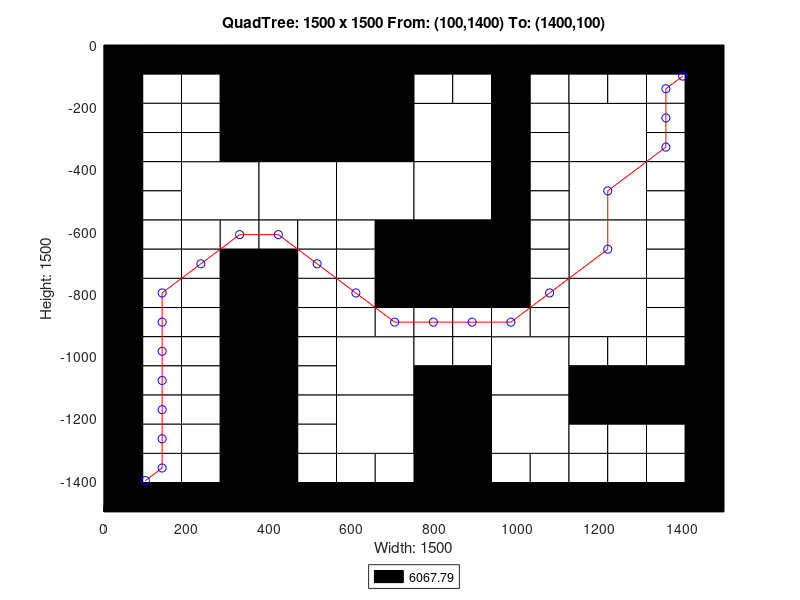

Reproduce this figure in MATLAB.
axis([0 1500 -1500 0]);
title('QuadTree: 1500 x 1500 From: (100,1400) To: (1400,100)');
xlabel('Width: 1500');
ylabel('Height: 1500');
rectangle('Position',[375 -375 375 375], 'FaceColor',[0 0 0]);
rectangle('Position',[187.5 -562.5 187.5 187.5], 'FaceColor',[1 1 1]);
rectangle('Position',[375 -562.5 187.5 187.5], 'FaceColor',[1 1 1]);
rectangle('Position',[562.5 -562.5 187.5 187.5], 'FaceColor',[1 1 1]);
rectangle('Position',[750 -375 187.5 187.5], 'FaceColor',[1 1 1]);
rectangle('Position',[1125 -375 187.5 187.5], 'FaceColor',[1 1 1]);
rectangle('Position',[750 -562.5 187.5 187.5], 'FaceColor',[1 1 1]);
rectangle('Position',[750 -750 187.5 187.5], 'FaceColor',[0 0 0]);
rectangle('Position',[1125 -562.5 187.5 187.5], 'FaceColor',[1 1 1]);
rectangle('Position',[1125 -750 187.5 187.5], 'FaceColor',[1 1 1]);
rectangle('Position',[562.5 -1125 187.5 187.5], 'FaceColor',[1 1 1]);
rectangle('Position',[562.5 -1312.5 187.5 187.5], 'FaceColor',[1 1 1]);
rectangle('Position',[937.5 -1125 187.5 187.5], 'FaceColor',[1 1 1]);
rectangle('Position',[1125 -937.5 187.5 187.5], 'FaceColor',[1 1 1]);
rectangle('Position',[750 -1312.5 187.5 187.5], 'FaceColor',[0 0 0]);
rectangle('Position',[937.5 -1312.5 187.5 187.5], 'FaceColor',[1 1 1]);
rectangle('Position',[750 -1500 187.5 187.5], 'FaceColor',[0 0 0]);
rectangle('Position',[0 -93.75 93.75 93.75], 'FaceColor',[0 0 0]);
rectangle('Position',[93.75 -93.75 93.75 93.75], 'FaceColor',[0 0 0]);
rectangle('Position',[0 -187.5 93.75 93.75], 'FaceColor',[0 0 0]);
rectangle('Position',[93.75 -187.5 93.75 93.75], 'FaceColor',[1 1 1]);
rectangle('Position',[187.5 -93.75 93.75 93.75], 'FaceColor',[0 0 0]);
rectangle('Position',[281.25 -93.75 93.75 93.75], 'FaceColor',[0 0 0]);
rectangle('Position',[187.5 -187.5 93.75 93.75], 'FaceColor',[1 1 1]);
rectangle('Position',[281.25 -187.5 93.75 93.75], 'FaceColor',[0 0 0]);
rectangle('Position',[0 -281.25 93.75 93.75], 'FaceColor',[0 0 0]);
rectangle('Position',[93.75 -281.25 93.75 93.75], 'FaceColor',[1 1 1]);
rectangle('Position',[0 -375 93.75 93.75], 'FaceColor',[0 0 0]);
rectangle('Position',[93.75 -375 93.75 93.75], 'FaceColor',[1 1 1]);
rectangle('Position',[187.5 -281.25 93.75 93.75], 'FaceColor',[1 1 1]);
rectangle('Position',[281.25 -281.25 93.75 93.75], 'FaceColor',[0 0 0]);
rectangle('Position',[187.5 -375 93.75 93.75], 'FaceColor',[1 1 1]);
rectangle('Position',[281.25 -375 93.75 93.75], 'FaceColor',[0 0 0]);
rectangle('Position',[0 -468.75 93.75 93.75], 'FaceColor',[0 0 0]);
rectangle('Position',[93.75 -468.75 93.75 93.75], 'FaceColor',[1 1 1]);
rectangle('Position',[0 -562.5 93.75 93.75], 'FaceColor',[0 0 0]);
rectangle('Position',[93.75 -562.5 93.75 93.75], 'FaceColor',[1 1 1]);
rectangle('Position',[0 -656.25 93.75 93.75], 'FaceColor',[0 0 0]);
rectangle('Position',[93.75 -656.25 93.75 93.75], 'FaceColor',[1 1 1]);
rectangle('Position',[0 -750 93.75 93.75], 'FaceColor',[0 0 0]);
rectangle('Position',[93.75 -750 93.75 93.75], 'FaceColor',[1 1 1]);
rectangle('Position',[187.5 -656.25 93.75 93.75], 'FaceColor',[1 1 1]);
rectangle('Position',[281.25 -656.25 93.75 93.75], 'FaceColor',[1 1 1]);
rectangle('Position',[187.5 -750 93.75 93.75], 'FaceColor',[1 1 1]);
rectangle('Position',[281.25 -750 93.75 93.75], 'FaceColor',[0 0 0]);
rectangle('Position',[375 -656.25 93.75 93.75], 'FaceColor',[1 1 1]);
rectangle('Position',[468.75 -656.25 93.75 93.75], 'FaceColor',[1 1 1]);
rectangle('Position',[375 -750 93.75 93.75], 'FaceColor',[0 0 0]);
rectangle('Position',[468.75 -750 93.75 93.75], 'FaceColor',[1 1 1]);
rectangle('Position',[562.5 -656.25 93.75 93.75], 'FaceColor',[1 1 1]);
rectangle('Position',[656.25 -656.25 93.75 93.75], 'FaceColor',[0 0 0]);
rectangle('Position',[562.5 -750 93.75 93.75], 'FaceColor',[1 1 1]);
rectangle('Position',[656.25 -750 93.75 93.75], 'FaceColor',[0 0 0]);
rectangle('Position',[750 -93.75 93.75 93.75], 'FaceColor',[0 0 0]);
rectangle('Position',[843.75 -93.75 93.75 93.75], 'FaceColor',[0 0 0]);
rectangle('Position',[750 -187.5 93.75 93.75], 'FaceColor',[1 1 1]);
rectangle('Position',[843.75 -187.5 93.75 93.75], 'FaceColor',[1 1 1]);
rectangle('Position',[937.5 -93.75 93.75 93.75], 'FaceColor',[0 0 0]);
rectangle('Position',[1031.25 -93.75 93.75 93.75], 'FaceColor',[0 0 0]);
rectangle('Position',[937.5 -187.5 93.75 93.75], 'FaceColor',[0 0 0]);
rectangle('Position',[1031.25 -187.5 93.75 93.75], 'FaceColor',[1 1 1]);
rectangle('Position',[937.5 -281.25 93.75 93.75], 'FaceColor',[0 0 0]);
rectangle('Position',[1031.25 -281.25 93.75 93.75], 'FaceColor',[1 1 1]);
rectangle('Position',[937.5 -375 93.75 93.75], 'FaceColor',[0 0 0]);
rectangle('Position',[1031.25 -375 93.75 93.75], 'FaceColor',[1 1 1]);
rectangle('Position',[1125 -93.75 93.75 93.75], 'FaceColor',[0 0 0]);
rectangle('Position',[1218.75 -93.75 93.75 93.75], 'FaceColor',[0 0 0]);
rectangle('Position',[1125 -187.5 93.75 93.75], 'FaceColor',[1 1 1]);
rectangle('Position',[1218.75 -187.5 93.75 93.75], 'FaceColor',[1 1 1]);
rectangle('Position',[1312.5 -93.75 93.75 93.75], 'FaceColor',[0 0 0]);
rectangle('Position',[1406.25 -93.75 93.75 93.75], 'FaceColor',[0 0 0]);
rectangle('Position',[1312.5 -187.5 93.75 93.75], 'FaceColor',[1 1 1]);
rectangle('Position',[1406.25 -187.5 93.75 93.75], 'FaceColor',[0 0 0]);
rectangle('Position',[1312.5 -281.25 93.75 93.75], 'FaceColor',[1 1 1]);
rectangle('Position',[1406.25 -281.25 93.75 93.75], 'FaceColor',[0 0 0]);
rectangle('Position',[1312.5 -375 93.75 93.75], 'FaceColor',[1 1 1]);
rectangle('Position',[1406.25 -375 93.75 93.75], 'FaceColor',[0 0 0]);
rectangle('Position',[937.5 -468.75 93.75 93.75], 'FaceColor',[0 0 0]);
rectangle('Position',[1031.25 -468.75 93.75 93.75], 'FaceColor',[1 1 1]);
rectangle('Position',[937.5 -562.5 93.75 93.75], 'FaceColor',[0 0 0]);
rectangle('Position',[1031.25 -562.5 93.75 93.75], 'FaceColor',[1 1 1]);
rectangle('Position',[937.5 -656.25 93.75 93.75], 'FaceColor',[0 0 0]);
rectangle('Position',[1031.25 -656.25 93.75 93.75], 'FaceColor',[1 1 1]);
rectangle('Position',[937.5 -750 93.75 93.75], 'FaceColor',[0 0 0]);
rectangle('Position',[1031.25 -750 93.75 93.75], 'FaceColor',[1 1 1]);
rectangle('Position',[1312.5 -468.75 93.75 93.75], 'FaceColor',[1 1 1]);
rectangle('Position',[1406.25 -468.75 93.75 93.75], 'FaceColor',[0 0 0]);
rectangle('Position',[1312.5 -562.5 93.75 93.75], 'FaceColor',[1 1 1]);
rectangle('Position',[1406.25 -562.5 93.75 93.75], 'FaceColor',[0 0 0]);
rectangle('Position',[1312.5 -656.25 93.75 93.75], 'FaceColor',[1 1 1]);
rectangle('Position',[1406.25 -656.25 93.75 93.75], 'FaceColor',[0 0 0]);
rectangle('Position',[1312.5 -750 93.75 93.75], 'FaceColor',[1 1 1]);
rectangle('Position',[1406.25 -750 93.75 93.75], 'FaceColor',[0 0 0]);
rectangle('Position',[0 -843.75 93.75 93.75], 'FaceColor',[0 0 0]);
rectangle('Position',[93.75 -843.75 93.75 93.75], 'FaceColor',[1 1 1]);
rectangle('Position',[0 -937.5 93.75 93.75], 'FaceColor',[0 0 0]);
rectangle('Position',[93.75 -937.5 93.75 93.75], 'FaceColor',[1 1 1]);
rectangle('Position',[187.5 -843.75 93.75 93.75], 'FaceColor',[1 1 1]);
rectangle('Position',[281.25 -843.75 93.75 93.75], 'FaceColor',[0 0 0]);
rectangle('Position',[187.5 -937.5 93.75 93.75], 'FaceColor',[1 1 1]);
rectangle('Position',[281.25 -937.5 93.75 93.75], 'FaceColor',[0 0 0]);
rectangle('Position',[0 -1031.25 93.75 93.75], 'FaceColor',[0 0 0]);
rectangle('Position',[93.75 -1031.25 93.75 93.75], 'FaceColor',[1 1 1]);
rectangle('Position',[0 -1125 93.75 93.75], 'FaceColor',[0 0 0]);
rectangle('Position',[93.75 -1125 93.75 93.75], 'FaceColor',[1 1 1]);
rectangle('Position',[187.5 -1031.25 93.75 93.75], 'FaceColor',[1 1 1]);
rectangle('Position',[281.25 -1031.25 93.75 93.75], 'FaceColor',[0 0 0]);
rectangle('Position',[187.5 -1125 93.75 93.75], 'FaceColor',[1 1 1]);
rectangle('Position',[281.25 -1125 93.75 93.75], 'FaceColor',[0 0 0]);
rectangle('Position',[375 -843.75 93.75 93.75], 'FaceColor',[0 0 0]);
rectangle('Position',[468.75 -843.75 93.75 93.75], 'FaceColor',[1 1 1]);
rectangle('Position',[375 -937.5 93.75 93.75], 'FaceColor',[0 0 0]);
rectangle('Position',[468.75 -937.5 93.75 93.75], 'FaceColor',[1 1 1]);
rectangle('Position',[562.5 -843.75 93.75 93.75], 'FaceColor',[1 1 1]);
rectangle('Position',[656.25 -843.75 93.75 93.75], 'FaceColor',[0 0 0]);
rectangle('Position',[562.5 -937.5 93.75 93.75], 'FaceColor',[1 1 1]);
rectangle('Position',[656.25 -937.5 93.75 93.75], 'FaceColor',[1 1 1]);
rectangle('Position',[375 -1031.25 93.75 93.75], 'FaceColor',[0 0 0]);
rectangle('Position',[468.75 -1031.25 93.75 93.75], 'FaceColor',[1 1 1]);
rectangle('Position',[375 -1125 93.75 93.75], 'FaceColor',[0 0 0]);
rectangle('Position',[468.75 -1125 93.75 93.75], 'FaceColor',[1 1 1]);
rectangle('Position',[0 -1218.75 93.75 93.75], 'FaceColor',[0 0 0]);
rectangle('Position',[93.75 -1218.75 93.75 93.75], 'FaceColor',[1 1 1]);
rectangle('Position',[0 -1312.5 93.75 93.75], 'FaceColor',[0 0 0]);
rectangle('Position',[93.75 -1312.5 93.75 93.75], 'FaceColor',[1 1 1]);
rectangle('Position',[187.5 -1218.75 93.75 93.75], 'FaceColor',[1 1 1]);
rectangle('Position',[281.25 -1218.75 93.75 93.75], 'FaceColor',[0 0 0]);
rectangle('Position',[187.5 -1312.5 93.75 93.75], 'FaceColor',[1 1 1]);
rectangle('Position',[281.25 -1312.5 93.75 93.75], 'FaceColor',[0 0 0]);
rectangle('Position',[0 -1406.25 93.75 93.75], 'FaceColor',[0 0 0]);
rectangle('Position',[93.75 -1406.25 93.75 93.75], 'FaceColor',[1 1 1]);
rectangle('Position',[0 -1500 93.75 93.75], 'FaceColor',[0 0 0]);
rectangle('Position',[93.75 -1500 93.75 93.75], 'FaceColor',[0 0 0]);
rectangle('Position',[187.5 -1406.25 93.75 93.75], 'FaceColor',[1 1 1]);
rectangle('Position',[281.25 -1406.25 93.75 93.75], 'FaceColor',[0 0 0]);
rectangle('Position',[187.5 -1500 93.75 93.75], 'FaceColor',[0 0 0]);
rectangle('Position',[281.25 -1500 93.75 93.75], 'FaceColor',[0 0 0]);
rectangle('Position',[375 -1218.75 93.75 93.75], 'FaceColor',[0 0 0]);
rectangle('Position',[468.75 -1218.75 93.75 93.75], 'FaceColor',[1 1 1]);
rectangle('Position',[375 -1312.5 93.75 93.75], 'FaceColor',[0 0 0]);
rectangle('Position',[468.75 -1312.5 93.75 93.75], 'FaceColor',[1 1 1]);
rectangle('Position',[375 -1406.25 93.75 93.75], 'FaceColor',[0 0 0]);
rectangle('Position',[468.75 -1406.25 93.75 93.75], 'FaceColor',[1 1 1]);
rectangle('Position',[375 -1500 93.75 93.75], 'FaceColor',[0 0 0]);
rectangle('Position',[468.75 -1500 93.75 93.75], 'FaceColor',[0 0 0]);
rectangle('Position',[562.5 -1406.25 93.75 93.75], 'FaceColor',[1 1 1]);
rectangle('Position',[656.25 -1406.25 93.75 93.75], 'FaceColor',[1 1 1]);
rectangle('Position',[562.5 -1500 93.75 93.75], 'FaceColor',[0 0 0]);
rectangle('Position',[656.25 -1500 93.75 93.75], 'FaceColor',[0 0 0]);
rectangle('Position',[750 -843.75 93.75 93.75], 'FaceColor',[0 0 0]);
rectangle('Position',[843.75 -843.75 93.75 93.75], 'FaceColor',[0 0 0]);
rectangle('Position',[750 -937.5 93.75 93.75], 'FaceColor',[1 1 1]);
rectangle('Position',[843.75 -937.5 93.75 93.75], 'FaceColor',[1 1 1]);
rectangle('Position',[937.5 -843.75 93.75 93.75], 'FaceColor',[0 0 0]);
rectangle('Position',[1031.25 -843.75 93.75 93.75], 'FaceColor',[1 1 1]);
rectangle('Position',[937.5 -937.5 93.75 93.75], 'FaceColor',[1 1 1]);
rectangle('Position',[1031.25 -937.5 93.75 93.75], 'FaceColor',[1 1 1]);
rectangle('Position',[750 -1031.25 93.75 93.75], 'FaceColor',[1 1 1]);
rectangle('Position',[843.75 -1031.25 93.75 93.75], 'FaceColor',[1 1 1]);
rectangle('Position',[750 -1125 93.75 93.75], 'FaceColor',[0 0 0]);
rectangle('Position',[843.75 -1125 93.75 93.75], 'FaceColor',[0 0 0]);
rectangle('Position',[1312.5 -843.75 93.75 93.75], 'FaceColor',[1 1 1]);
rectangle('Position',[1406.25 -843.75 93.75 93.75], 'FaceColor',[0 0 0]);
rectangle('Position',[1312.5 -937.5 93.75 93.75], 'FaceColor',[1 1 1]);
rectangle('Position',[1406.25 -937.5 93.75 93.75], 'FaceColor',[0 0 0]);
rectangle('Position',[1125 -1031.25 93.75 93.75], 'FaceColor',[1 1 1]);
rectangle('Position',[1218.75 -1031.25 93.75 93.75], 'FaceColor',[1 1 1]);
rectangle('Position',[1125 -1125 93.75 93.75], 'FaceColor',[0 0 0]);
rectangle('Position',[1218.75 -1125 93.75 93.75], 'FaceColor',[0 0 0]);
rectangle('Position',[1312.5 -1031.25 93.75 93.75], 'FaceColor',[1 1 1]);
rectangle('Position',[1406.25 -1031.25 93.75 93.75], 'FaceColor',[0 0 0]);
rectangle('Position',[1312.5 -1125 93.75 93.75], 'FaceColor',[0 0 0]);
rectangle('Position',[1406.25 -1125 93.75 93.75], 'FaceColor',[0 0 0]);
rectangle('Position',[937.5 -1406.25 93.75 93.75], 'FaceColor',[1 1 1]);
rectangle('Position',[1031.25 -1406.25 93.75 93.75], 'FaceColor',[1 1 1]);
rectangle('Position',[937.5 -1500 93.75 93.75], 'FaceColor',[0 0 0]);
rectangle('Position',[1031.25 -1500 93.75 93.75], 'FaceColor',[0 0 0]);
rectangle('Position',[1125 -1218.75 93.75 93.75], 'FaceColor',[0 0 0]);
rectangle('Position',[1218.75 -1218.75 93.75 93.75], 'FaceColor',[0 0 0]);
rectangle('Position',[1125 -1312.5 93.75 93.75], 'FaceColor',[1 1 1]);
rectangle('Position',[1218.75 -1312.5 93.75 93.75], 'FaceColor',[1 1 1]);
rectangle('Position',[1312.5 -1218.75 93.75 93.75], 'FaceColor',[0 0 0]);
rectangle('Position',[1406.25 -1218.75 93.75 93.75], 'FaceColor',[0 0 0]);
rectangle('Position',[1312.5 -1312.5 93.75 93.75], 'FaceColor',[1 1 1]);
rectangle('Position',[1406.25 -1312.5 93.75 93.75], 'FaceColor',[0 0 0]);
rectangle('Position',[1125 -1406.25 93.75 93.75], 'FaceColor',[1 1 1]);
rectangle('Position',[1218.75 -1406.25 93.75 93.75], 'FaceColor',[1 1 1]);
rectangle('Position',[1125 -1500 93.75 93.75], 'FaceColor',[0 0 0]);
rectangle('Position',[1218.75 -1500 93.75 93.75], 'FaceColor',[0 0 0]);
rectangle('Position',[1312.5 -1406.25 93.75 93.75], 'FaceColor',[1 1 1]);
rectangle('Position',[1406.25 -1406.25 93.75 93.75], 'FaceColor',[0 0 0]);
rectangle('Position',[1312.5 -1500 93.75 93.75], 'FaceColor',[0 0 0]);
rectangle('Position',[1406.25 -1500 93.75 93.75], 'FaceColor',[0 0 0]);
X=[1400,1359.38,1359.38,1359.38,1218.75,1218.75,1078.12,984.375,890.625,796.875,703.125,609.375,515.625,421.875,328.125,234.375,140.625,140.625,140.625,140.625,140.625,140.625,140.625,100];
Y=[-100,-140.625,-234.375,-328.125,-468.75,-656.25,-796.875,-890.625,-890.625,-890.625,-890.625,-796.875,-703.125,-609.375,-609.375,-703.125,-796.875,-890.625,-984.375,-1078.12,-1171.88,-1265.62,-1359.38,-1400];
hold on;
plot(X,Y,'r');
plot(X,Y,'bo');
legend('6067.79','Location','southoutside');
